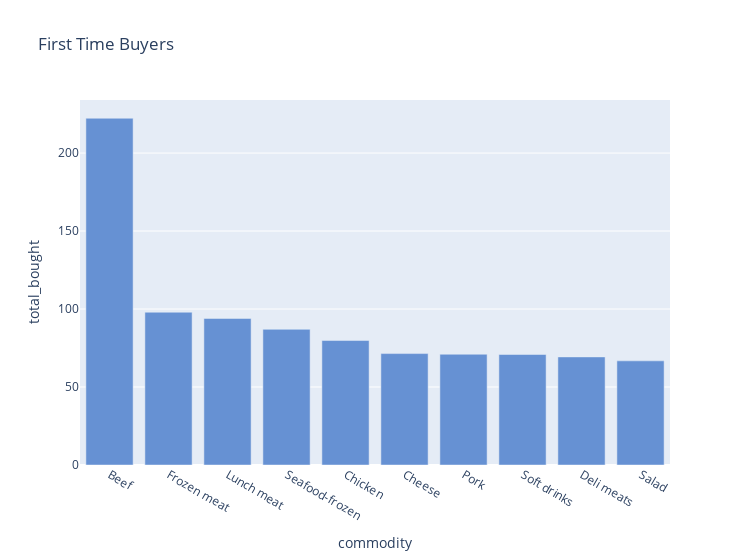

The notebook cell saved with this chart:
### Code cell
#* FIRST TIME BUYER

fig_ftb = px.bar(top_commodities_in_ftb, x='commodity', y='total_bought', width=750, title='First Time Buyers', color_discrete_sequence=[clr_ftb])
fig_ftb.show()

### Figure 1 — Plotly figure (JSON) as saved in the notebook; plotly's stock layout.template omitted (floating-point values rounded to 4 significant figures)
{"data": [{"alignmentgroup": "True", "hovertemplate": "commodity=%{x}<br>total_bought=%{y}<extra></extra>", "legendgroup": "", "marker": {"color": "#6691d3", "pattern": {"shape": ""}}, "name": "", "offsetgroup": "", "orientation": "v", "showlegend": false, "textposition": "auto", "type": "bar", "x": ["Beef", "Frozen meat", "Lunch meat", "Seafood-frozen", "Chicken", "Cheese", "Pork", "Soft drinks", "Deli meats", "Salad"], "xaxis": "x", "y": [222.3, 97.96, 93.96, 86.98, 79.81, 71.43, 71.01, 70.84, 69.3, 66.77], "yaxis": "y"}], "layout": {"barmode": "relative", "legend": {"tracegroupgap": 0}, "title": {"text": "First Time Buyers"}, "width": 750, "xaxis": {"anchor": "y", "domain": [0, 1], "title": {"text": "commodity"}}, "yaxis": {"anchor": "x", "domain": [0, 1], "title": {"text": "total_bought"}}}}
